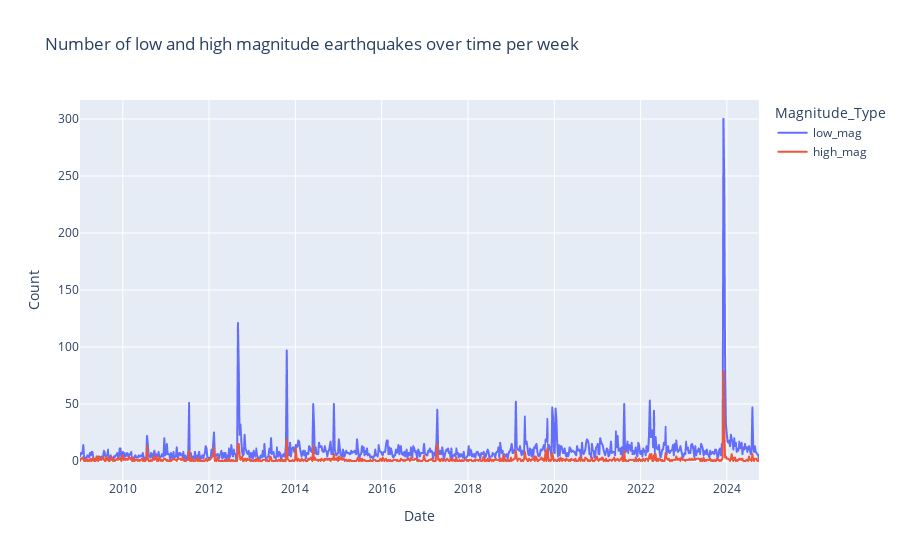

Notebook code cell kept with this figure:
### Code cell
df_melted['Year'] = df_melted['DateTime'].dt.year

fig = px.line(df_melted, x='DateTime', y='Count',
              color='Magnitude_Type', 
              title='Number of low and high magnitude earthquakes over time per week',
              line_shape='linear')


fig.update_layout(yaxis_title='Count', xaxis_title='Date', showlegend=True)

fig.show()

### Figure 1 — Plotly figure (JSON) as saved in the notebook; plotly's stock layout.template omitted (floating-point values rounded to 4 significant figures; data arrays with more than 128 entries replaced by an {"elided": "..."} marker saying what was removed)
{"data": [{"hovertemplate": "Magnitude_Type=low_mag<br>DateTime=%{x}<br>Count=%{y}<extra></extra>", "legendgroup": "low_mag", "line": {"color": "#636efa", "dash": "solid", "shape": "linear"}, "marker": {"symbol": "circle"}, "mode": "lines", "name": "low_mag", "showlegend": true, "type": "scattergl", "x": {"elided": "822 str values"}, "xaxis": "x", "y": {"elided": "822 int values"}, "yaxis": "y"}, {"hovertemplate": "Magnitude_Type=high_mag<br>DateTime=%{x}<br>Count=%{y}<extra></extra>", "legendgroup": "high_mag", "line": {"color": "#EF553B", "dash": "solid", "shape": "linear"}, "marker": {"symbol": "circle"}, "mode": "lines", "name": "high_mag", "showlegend": true, "type": "scattergl", "x": {"elided": "822 str values"}, "xaxis": "x", "y": {"elided": "822 int values"}, "yaxis": "y"}], "layout": {"legend": {"title": {"text": "Magnitude_Type"}, "tracegroupgap": 0}, "showlegend": true, "title": {"text": "Number of low and high magnitude earthquakes over time per week"}, "xaxis": {"anchor": "y", "domain": [0, 1], "title": {"text": "Date"}}, "yaxis": {"anchor": "x", "domain": [0, 1], "title": {"text": "Count"}}}}
